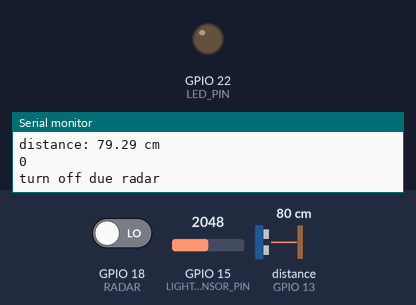
Recording of a sketch running on a simulated ESP32. On the bench: output pins drawn as LEDs (lit = HIGH), the last lines printed to the serial monitor. Wiring (inferred from the names in the program): ultrasonic range finder: trigger GPIO 23; echo GPIO 13. Dashed ring = blinking. Inputs (shaded band) come from the test bench; at power-on: GPIO 18 (RADAR) LOW, GPIO 15 (LIGHT_SENSOR_PIN) = 2048, distance to the obstacle (sensor on GPIO 13) 80 cm. The echo pulse lasts 58.3 µs per cm; pins used as bus, display or sensor lines are not drawn.

Above: at 1.3 s.
1.4 s: GPIO 18 (RADAR) driven HIGH
At 2.4 s:
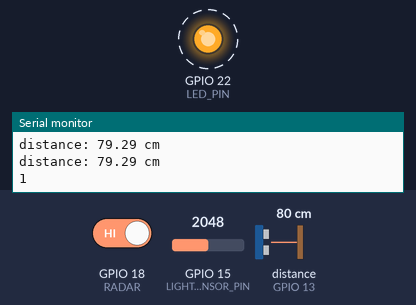
5.5 s: GPIO 15 (LIGHT_SENSOR_PIN) set to 554
9.0 s: GPIO 15 (LIGHT_SENSOR_PIN) set to 470
At 9.6 s:
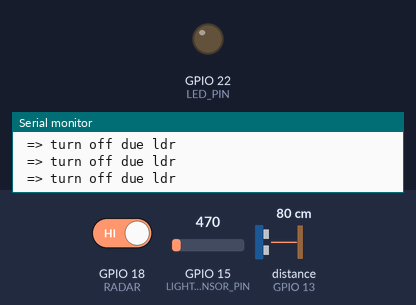
11.0 s: GPIO 15 (LIGHT_SENSOR_PIN) set to 540
At 14.9 s:
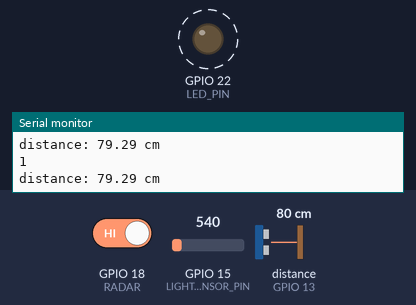
15.0 s: GPIO 18 (RADAR) driven LOW
At 15.9 s:
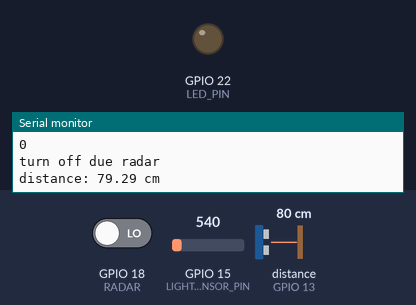
Timing chart, 0 to 17.5 s (numbered marks = the images above; inputs shaded):
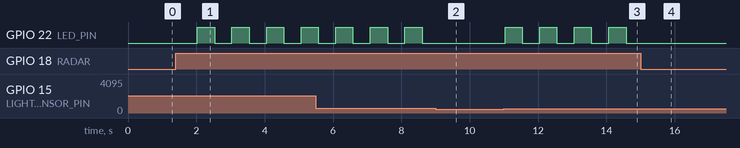

The sketch:

sensor_2nd_defence.ino
```cpp
/*
 * This ESP32 code is created by esp32io.com
 *
 * This ESP32 code is released in the public domain
 *
 * For more detail (instruction and wiring diagram), visit https://esp32io.com/tutorials/esp32-light-sensor
 */

// constants won't change
#define LIGHT_SENSOR_PIN  15  // ESP32 pin GIOP36 (ADC0) connected to light sensor for taking input
#define LED_PIN           22  // ESP32 pin GIOP22 connected to LED //output
#define ANALOG_THRESHOLD  500
#define RADAR  18
bool radardetect =false;
bool val= false;
int p=0;

#define TRIG_PIN 23 // ESP32 pin GIOP23 connected to Ultrasonic Sensor's TRIG pin
#define ECHO_PIN 13 // ESP32 pin GIOP13 connected to Ultrasonic Sensor's ECHO pin
bool  flag = false;

float duration_us, distance_cm;

void setup() {

   Serial.begin (9600);
   pinMode(LED_PIN, OUTPUT); // set ESP32 pin to output mode for ldr
  // configure the trigger pin to output mode for ultrasonic . this will send the pulses outwards
  pinMode(TRIG_PIN, OUTPUT);
  // output of ldr is input for ultrasonic
  pinMode(ECHO_PIN, INPUT);

  pinMode (RADAR, INPUT);
}

void loop() {
  int analogValue = analogRead(LIGHT_SENSOR_PIN); // read the value on analog pin //takes in the input od ldr sensor

  if (analogValue > ANALOG_THRESHOLD){ // ultrasonic senosr begin the work i.e if thresold value is less // light need to be ON

   // generate 10-microsecond pulse to TRIG pin //this will send the pulses outwards at 10sec
  digitalWrite(TRIG_PIN, HIGH);
  delayMicroseconds(500);
  digitalWrite(TRIG_PIN, LOW);

  // measure duration of pulse from ECHO pin
  duration_us = pulseIn(ECHO_PIN, HIGH);

  // calculate the distance
  distance_cm = 0.017 * duration_us;
   if(distance_cm<200 || radardetect ){//person has enterd the sensor range
  if(distance_cm<200) flag=!flag;
    Serial.print("distance: ");
    Serial.print(distance_cm);
    Serial.println(" cm");


    if(flag){//person enters
      val = digitalRead(RADAR);
      Serial.println(val);
      if(val==1){ p=val;
      radardetect=true;
      digitalWrite(LED_PIN, HIGH);
      } // turn on LED// some movement is detected near light

      else{//flag=0;
      radardetect=false;
    Serial.println("turn off due radar");//no person is around the light // false reading by US
   digitalWrite(LED_PIN, LOW);}

    }
    else{digitalWrite(LED_PIN, LOW);}//person exits

   delay(500);
  }
  else   {
    if(!radardetect) digitalWrite(LED_PIN, LOW);
  //  if(p){}
    //digitalWrite(LED_PIN, LOW);
   // Serial.print("distance: ");
   // Serial.print(distance_cm );
   // Serial.println(" cm");
    //Serial.println(" => turn off due us");
   } // turn off LED

  }
else{
  digitalWrite(LED_PIN, LOW);
  flag=0;
   Serial.println(" => turn off due ldr");
}

}
```

Measured:
- the behaviour switches between 501 and 500 on GPIO 15 (LIGHT_SENSOR_PIN) (found by bisection; images 1 and 2)
- after the input at 1.4 s, GPIO 22 (LED_PIN): alternates HIGH for 0.51 s and LOW for 0.51 s, starting after 0.63 s
- after the input at 9.0 s, GPIO 22 (LED_PIN): stops changing and stays LOW
- after the input at 11.0 s, GPIO 22 (LED_PIN): alternates HIGH for 0.51 s and LOW for 0.51 s, starting at once
- after the input at 15.0 s, GPIO 22 (LED_PIN): stops changing and stays LOW
